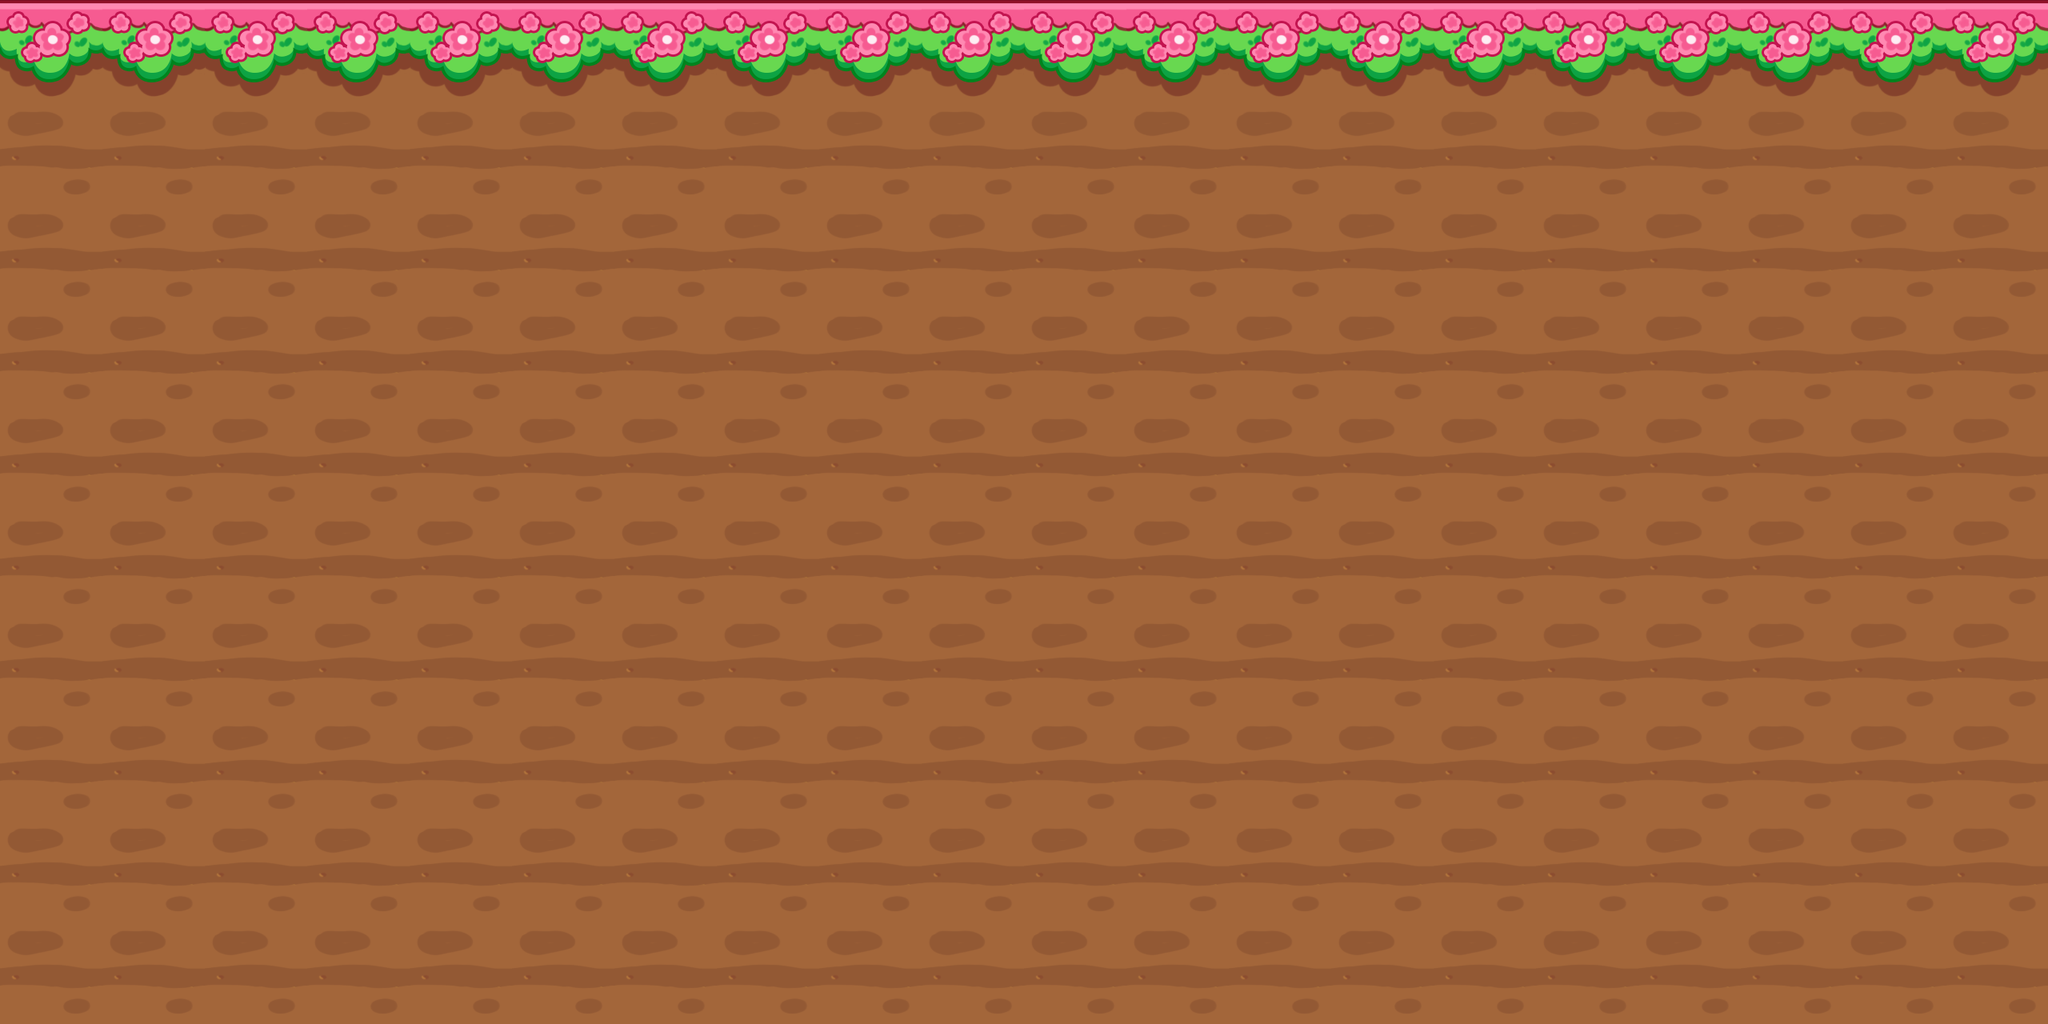

A level layout from a 2D game, rendered from its tile map. Below: a short description, then the map file with its tile-grid data intact:
An orthogonal 20x10 tile map with 128x128 px tiles, 1 tile layer (ground).

<map version="1.10" tiledversion="1.10.2" orientation="orthogonal" renderorder="right-down" width="20" height="10" tilewidth="128" tileheight="128" infinite="0" nextlayerid="7" nextobjectid="1">
 <tileset firstgid="1" name="tile" tilewidth="128" tileheight="128" tilecount="2" columns="0">
  <grid orientation="orthogonal" width="1" height="1" />
  <tile id="0">
   <image width="128" height="128" source="../../tile/tile meno/tile meno flower/2a.png" />
  </tile>
  <tile id="1">
   <image width="128" height="128" source="../../tile/tile meno/tile meno flower/5a.png" />
  </tile>
 </tileset>
 <layer id="5" name="ground" width="20" height="10">
  <data encoding="csv">
1,1,1,1,1,1,1,1,1,1,1,1,1,1,1,1,1,1,1,1,
2,2,2,2,2,2,2,2,2,2,2,2,2,2,2,2,2,2,2,2,
2,2,2,2,2,2,2,2,2,2,2,2,2,2,2,2,2,2,2,2,
2,2,2,2,2,2,2,2,2,2,2,2,2,2,2,2,2,2,2,2,
2,2,2,2,2,2,2,2,2,2,2,2,2,2,2,2,2,2,2,2,
2,2,2,2,2,2,2,2,2,2,2,2,2,2,2,2,2,2,2,2,
2,2,2,2,2,2,2,2,2,2,2,2,2,2,2,2,2,2,2,2,
2,2,2,2,2,2,2,2,2,2,2,2,2,2,2,2,2,2,2,2,
2,2,2,2,2,2,2,2,2,2,2,2,2,2,2,2,2,2,2,2,
2,2,2,2,2,2,2,2,2,2,2,2,2,2,2,2,2,2,2,2
</data>
 </layer>
</map>
